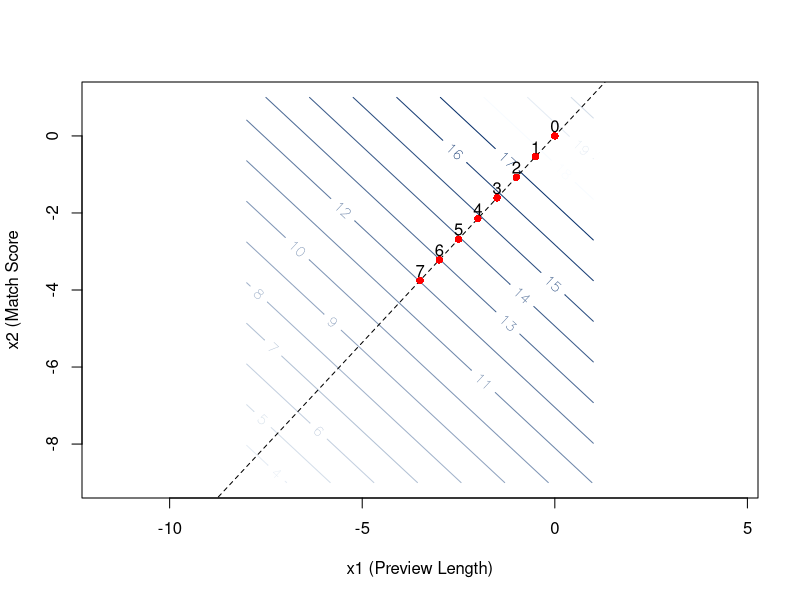
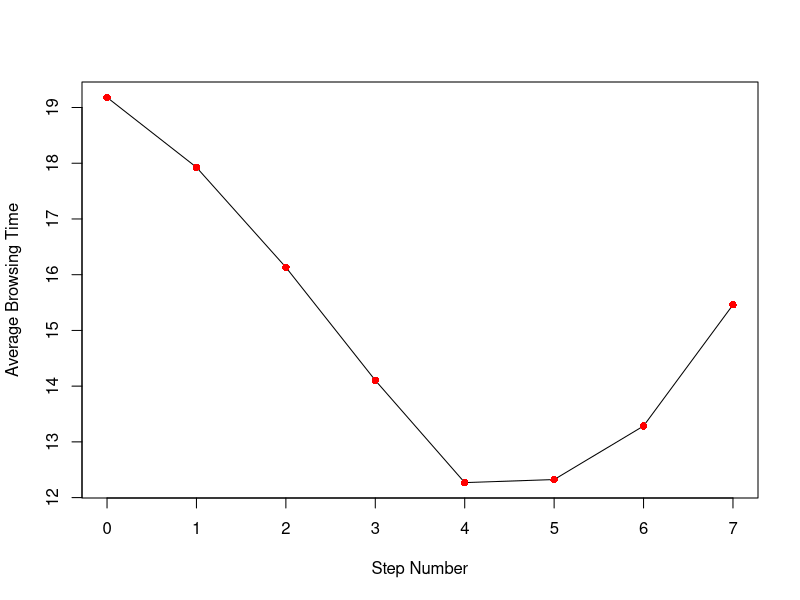

Recreate these plots in R, in order.
## ---- chunk 1

netflixffd1 <- read.csv("netflixffd.csv", header = TRUE)
netflixffd2 <- read.csv("netflixffd2.csv", header = TRUE)

netflix <- rbind(netflixffd1, netflixffd2)

phase2data = subset(netflix, select = -c(Prev.Type, Tile.Size))

# Function to create blues
blue_palette <- colorRampPalette(c(rgb(247,251,255,maxColorValue = 255), rgb(8,48,107,maxColorValue = 255)))

# Function for converting from natural units to coded units
convert.N.to.C <- function(U,UH,UL){
  x <- (U - (UH+UL)/2) / ((UH-UL)/2)
  return(x)
}

# Function for converting from coded units to natural units
convert.C.to.N <- function(x,UH,UL){
  U <- x*((UH-UL)/2) + (UH+UL)/2
  return(U)
}

center <- read.csv("center.csv", header = TRUE)

center = subset(center, select = -c(Prev.Type, Tile.Size))

phase2 <- rbind(phase2data, center)


# Function to create x and y grids for contour plots 
mesh <- function(x, y) { 
  Nx <- length(x)
  Ny <- length(y)
  list(
    x = matrix(nrow = Nx, ncol = Ny, data = x),
    y = matrix(nrow = Nx, ncol = Ny, data = y, byrow = TRUE)
  )
}

## Determine whether we're close to the optimum to begin with
## (i.e, check whether the pure quadratic effect is significant)
ph1p <- data.frame(y = phase2$Browse.Time,
                  x1 = convert.N.to.C(U = phase2$Prev.Length, UH = 120, UL = 100),
                  x2 = convert.N.to.C(U = phase2$Match.Score, UH = 100, UL = 80))
ph1p$xPQ <- (ph1p$x1^2 + ph1p$x2^2)/2
## Check the average browsing time in each condition:
#aggregate(ph1p$y, by = list(x1 = ph1p$x1, x2 = ph1p$x2), FUN = mean)

## The difference in average browsing time in factorial conditions vs. the center 
## point condition
#mean(ph1p$y[ph1p$xPQ != 0]) - mean(ph1p$y[ph1p$xPQ == 0])


## Check to see if that's significant
m <- lm(y~x1+x2+x1*x2+xPQ, data = ph1p)
#summary(m)


pvalues <- c("<2e-16","<2e-16","1.05e-07","<2e-16")

coefficients <- c("x1", "x2", "xPQ", "x1:x2")

df3 <- data.frame(coefficients,pvalues)
# head(df1)

#knitr::kable(df3, format = "markdown")


## ---- chunk 2

mp.fo <- lm(y~x1+x2, data = ph1p)
beta0 <- coef(mp.fo)[1]
beta1 <- coef(mp.fo)[2]
beta2 <- coef(mp.fo)[3]
grdp <- mesh(x = seq(convert.N.to.C(U = 30, UH = 120, UL = 100), 
                    convert.N.to.C(U = 120, UH = 120, UL = 100), 
                    length.out = 100), 
            y = seq(convert.N.to.C(U = 0, UH = 100, UL = 80), 
                    convert.N.to.C(U = 100, UH = 100, UL = 80), 
                    length.out = 100))
x1 <- grdp$x
x2 <- grdp$y
etap.fo <- beta0 + beta1*x1 + beta2*x2

# 2D contour plot
contour(x = seq(convert.N.to.C(U = 30, UH = 120, UL = 100), 
                convert.N.to.C(U = 120, UH = 120, UL = 100), 
                length.out = 100),
        y = seq(convert.N.to.C(U = 0, UH = 100, UL = 80), 
                convert.N.to.C(U = 100, UH = 100, UL = 80), 
                length.out = 100), 
        z = etap.fo, xlab = "x1 (Preview Length)", ylab = "x2 (Match Score",
        nlevels = 15, col = blue_palette(15), labcex = 0.9, asp=1)
abline(a = 0, b = beta2/beta1, lty = 2)
points(x = 0, y = 0, col = "red", pch = 16)

## Calculate the coordinates along this path that we will experiment at

# The gradient vector
g <- matrix(c(beta1, beta2), nrow = 1)




# We will take steps of size 5 seconds in preview length. In coded units this is
PL.step <- convert.N.to.C(U = 110 + 5, UH = 120, UL = 100)
lamda <- PL.step/abs(beta1)


## Step 0: The center point we've already observed
x.old <- matrix(0, nrow=1, ncol=2)
text(x = 0, y = 0+0.25, labels = "0")
step0 <- data.frame(Prev.Length = convert.C.to.N(x = 0, UH = 120, UL = 100), 
                 Match.Score = round(convert.C.to.N(x = 0, UH = 100, UL = 80)))

## Step 1: 
x.new <- x.old - lamda*g
points(x = x.new[1,1], y = x.new[1,2], col = "red", pch = 16)
text(x = x.new[1,1], y = x.new[1,2]+0.25, labels = "1")
step1 <- data.frame(Prev.Length = convert.C.to.N(x = x.new[1,1], UH = 120, UL = 100), 
                    Match.Score = round(convert.C.to.N(x = x.new[1,2], UH = 100, UL = 80)))

## Step 2: 
x.old <- x.new
x.new <- x.old - lamda*g
points(x = x.new[1,1], y = x.new[1,2], col = "red", pch = 16)
text(x = x.new[1,1], y = x.new[1,2]+0.25, labels = "2")
step2 <- data.frame(Prev.Length = convert.C.to.N(x = x.new[1,1], UH = 120, UL = 100), 
                    Match.Score = round(convert.C.to.N(x = x.new[1,2], UH = 100, UL = 80)))

## Step 3: 
x.old <- x.new
x.new <- x.old - lamda*g
points(x = x.new[1,1], y = x.new[1,2], col = "red", pch = 16)
text(x = x.new[1,1], y = x.new[1,2]+0.25, labels = "3")
step3 <- data.frame(Prev.Length = convert.C.to.N(x = x.new[1,1], UH = 120, UL = 100), 
                    Match.Score = round(convert.C.to.N(x = x.new[1,2], UH = 100, UL = 80)))

## Step 4: 
x.old <- x.new
x.new <- x.old - lamda*g
points(x = x.new[1,1], y = x.new[1,2], col = "red", pch = 16)
text(x = x.new[1,1], y = x.new[1,2]+0.25, labels = "4")
step4 <- data.frame(Prev.Length = convert.C.to.N(x = x.new[1,1], UH = 120, UL = 100), 
                    Match.Score = round(convert.C.to.N(x = x.new[1,2], UH = 100, UL = 80)))

## Step 5: 
x.old <- x.new
x.new <- x.old - lamda*g
points(x = x.new[1,1], y = x.new[1,2], col = "red", pch = 16)
text(x = x.new[1,1], y = x.new[1,2]+0.25, labels = "5")
step5 <- data.frame(Prev.Length = convert.C.to.N(x = x.new[1,1], UH = 120, UL = 100), 
                    Match.Score = round(convert.C.to.N(x = x.new[1,2], UH = 100, UL = 80)))

## Step 6: 
x.old <- x.new
x.new <- x.old - lamda*g
points(x = x.new[1,1], y = x.new[1,2], col = "red", pch = 16)
text(x = x.new[1,1], y = x.new[1,2]+0.25, labels = "6")
step6 <- data.frame(Prev.Length = convert.C.to.N(x = x.new[1,1], UH = 120, UL = 100), 
                    Match.Score = round(convert.C.to.N(x = x.new[1,2], UH = 100, UL = 80)))

## Step 7:
x.old <- x.new
x.new <- x.old - lamda*g
points(x = x.new[1,1], y = x.new[1,2], col = "red", pch = 16)
text(x = x.new[1,1], y = x.new[1,2]+0.25, labels = "7")
step7 <- data.frame(Prev.Length = convert.C.to.N(x = x.new[1,1], UH = 120, UL = 100), 
                    Match.Score = round(convert.C.to.N(x = x.new[1,2], UH = 100, UL = 80)))

pstdf.cond <- data.frame(Step = 0:7, rbind(step0, step1, step2, step3, step4, step5, step6, step7))
#pstdf.cond

## ---- chunk 3

## Load the data associated with the steepest descent search
ptsdf <- read.csv("ptsdf.csv", header = TRUE)
ptsdf = subset(ptsdf, select = -c(Prev.Type, Tile.Size))

phase3 <- rbind(ptsdf, center)


## Calculate the average browsing time in each of these conditions and find the 
## condition that minimizes it
pstdf.means <- aggregate(phase3$Browse.Time, 
                        by = list(Prev.Length = phase3$Prev.Length, 
                                  Match.Score = phase3$Match.Score), 
                        FUN = mean)

 plot(x = 0:7, y = rev(pstdf.means$x),
     type = "l", xlab = "Step Number", ylab = "Average Browsing Time")
 points(x = 0:7, y = rev(pstdf.means$x),
       col = "red", pch = 16)

#pstdf.cond[pstdf.cond$Step == 4,]


p3final <- read.csv("p3.csv", header = TRUE)
ph2.5 <- data.frame(y = p3final$Browse.Time,
                  x1 = convert.N.to.C(U = p3final$Prev.Length, UH = 100, UL = 80),
                  x2 = convert.N.to.C(U = p3final$Match.Score, UH = 80, UL = 60))
ph2.5$xPQ <- (ph2.5$x1^2 + ph2.5$x2^2)/2

## Check the average browsing time in each condition:
#aggregate(ph2.5$y, by = list(x1 = ph2.5$x1, x2 = ph2.5$x2), FUN = mean)

## The difference in average browsing time in factorial conditions vs. the center 
## point condition
#mean(ph2.5$y[ph2.5$xPQ != 0]) - mean(ph2.5$y[ph2.5$xPQ == 0])

## Check to see if that's significant
m <- lm(y~x1+x2+x1*x2+xPQ, data = ph2.5)
#summary(m)

